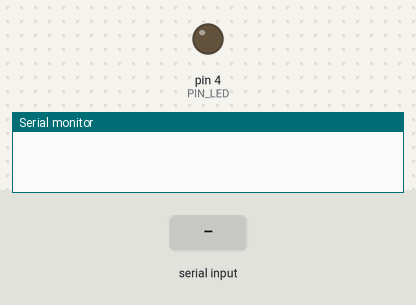
A sketch run on a simulated Arduino Uno, built with avr-gcc and run on an emulated ATmega328P. Shown: output pins drawn as LEDs (lit = HIGH), the last lines printed to the serial monitor. Inputs (shaded band) come from the test bench.

Above: at 1.2 s.
1.3 s: "LED ON" received over Serial
At 2.9 s:
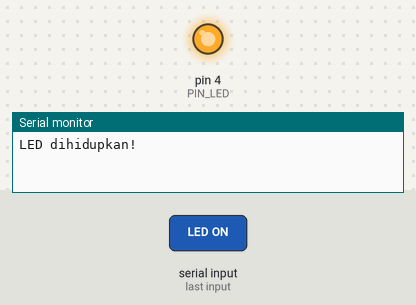
3.8 s: "LED OFF" received over Serial
At 6.1 s:
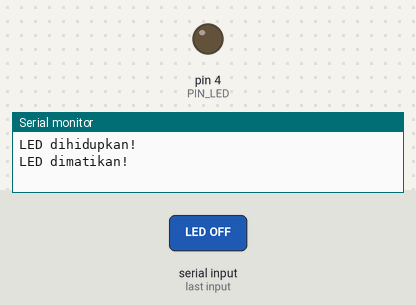
Timing chart, 0 to 7.6 s (numbered marks = the images above; inputs shaded):
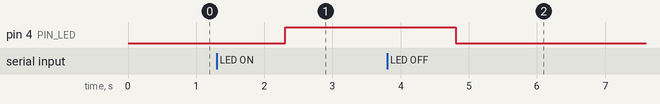

The sketch:

xbeeLed4.ino
```cpp
// ------------------------------------------
// Contoh komunikasi dua arah pada XBee
//   Bagian penerima
// ------------------------------------------

const int PIN_LED = 4;

void setup() {
  Serial.begin(9600);

  pinMode(PIN_LED, OUTPUT);
  digitalWrite(PIN_LED, LOW);
}

void loop() {
  if (Serial.available()) {
    String teks = Serial.readString();
    teks.trim();

    if (teks.equals("LED ON")) {
      digitalWrite(PIN_LED, HIGH);
      Serial.println("LED dihidupkan! ");
      Serial.flush();
    }
    else
      if (teks.equals("LED OFF")) {
        digitalWrite(PIN_LED, LOW);
        Serial.println("LED dimatikan!  ");
        Serial.flush();
      }
  }
}
```

Measured:
- after the input at 1.3 s, pin 4 (PIN_LED): LOW → HIGH after 1.0 s
- after the input at 3.8 s, pin 4 (PIN_LED): HIGH → LOW after 1.0 s
